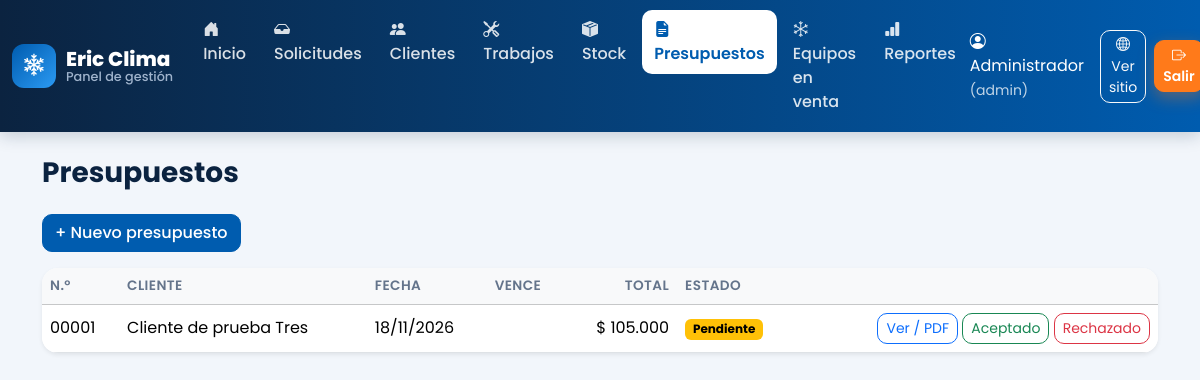
The page /admin/presupuestos.php (signed in) on the database its author committed.
### tables this page shows
CREATE TABLE presupuestos (
    id          INT AUTO_INCREMENT PRIMARY KEY,
    cliente_id  INT NOT NULL,
    fecha       DATE NOT NULL,
    vence       DATE NULL,
    total       DECIMAL(12,2) NOT NULL DEFAULT 0,
    estado      ENUM('pendiente','aceptado','rechazado','vencido') NOT NULL DEFAULT 'pendiente',
    CONSTRAINT fk_presupuestos_cliente FOREIGN KEY (cliente_id) REFERENCES clientes(id) ON DELETE RESTRICT
);

CREATE TABLE clientes (
    id          INT AUTO_INCREMENT PRIMARY KEY,
    nombre      VARCHAR(120) NOT NULL,
    telefono    VARCHAR(30)  NOT NULL,
    email       VARCHAR(120) NULL,
    direccion   VARCHAR(150) NOT NULL,
    localidad   VARCHAR(80)  NOT NULL DEFAULT 'Bahía Blanca',
    activo      TINYINT(1) NOT NULL DEFAULT 1,
    fecha_alta  DATETIME NOT NULL DEFAULT CURRENT_TIMESTAMP,
    INDEX idx_clientes_nombre (nombre),
    INDEX idx_clientes_telefono (telefono)
);

### web/app/auth.php (called while the page is built, shortened)
<?php
require_once __DIR__ . '/config.php';
function usuario_actual(): ?array
{
    return $_SESSION['usuario'] ?? null;
}

### web/app/config.php (called while the page is built, shortened)
<?php
function e($texto): string
{
    return htmlspecialchars((string)$texto, ENT_QUOTES, 'UTF-8');
}
function pesos($n): string
{
    return '$ ' . number_format((float)$n, 0, ',', '.');
}

### web/admin/presupuestos.php (the view, shortened to what this page needs)
<?php
require_once __DIR__ . '/../app/auth.php';
require_once __DIR__ . '/../app/layout.php';
$db = db();
$db->exec("UPDATE presupuestos SET estado = 'vencido' WHERE estado = 'pendiente' AND vence < CURDATE()");
$presupuestos = $db->query(
    'SELECT p.*, c.nombre AS cliente FROM presupuestos p JOIN clientes c ON c.id = p.cliente_id
     ORDER BY p.fecha DESC, p.id DESC')->fetchAll();
$clientes   = $db->query('SELECT id, nombre, direccion FROM clientes WHERE activo = 1 ORDER BY nombre')->fetchAll();
$servicios  = $db->query('SELECT nombre, precio_base AS precio FROM servicios ORDER BY nombre')->fetchAll();
$materiales = $db->query("SELECT CONCAT(nombre, ' (', unidad, ')') AS nombre, precio FROM materiales ORDER BY nombre")->fetchAll();
layout_inicio('Presupuestos', 'presupuestos');
?>
<?php if (isset($_GET['nuevo'])): ?>
    <form method="post" class="card card-body shadow-sm mb-4" id="form-presupuesto">
        <h2 class="h5">Nuevo presupuesto</h2>
        <?= csrf_campo() ?><input type="hidden" name="accion" value="nuevo">
        <div class="row g-3 mb-3">
            <div class="col-md-6">
                <label class="form-label">Cliente *</label>
                <select class="form-select" name="cliente_id" required>
                    <option value="">Elegí…</option>
                    <?php foreach ($clientes as $c): ?>
                        <option value="<?= $c['id'] ?>"><?= e($c['nombre'] . ' - ' . $c['direccion']) ?></option>
                    <?php endforeach; ?>
                </select>
            </div>
            <div class="col-md-3">
                <label class="form-label">Vence</label>
                <input class="form-control" type="date" name="vence">
                <div class="form-text">Vacío = 15 días.</div>
            </div>
            <div class="col-md-3">
                <label class="form-label">Agregar rápido</label>
                <select class="form-select" id="rapido">
                    <option value="">Servicio o material…</option>
                    <optgroup label="Servicios">
                        <?php foreach ($servicios as $s): ?><option data-precio="<?= (float)$s['precio'] ?>"><?= e($s['nombre']) ?></option><?php endforeach; ?>
                    </optgroup>
                    <optgroup label="Materiales">
                        <?php foreach ($materiales as $m): ?><option data-precio="<?= (float)$m['precio'] ?>"><?= e($m['nombre']) ?></option><?php endforeach; ?>
                    </optgroup>
                </select>
            </div>
        </div>
        <table class="table align-middle">
            <thead class="table-light"><tr><th>Descripción</th><th style="width:120px">Cantidad</th><th style="width:170px">Precio unit.</th><th style="width:150px" class="text-end">Subtotal</th><th style="width:50px"></th></tr></thead>
            <tbody id="items"></tbody>
        </table>
        <div class="d-flex justify-content-between align-items-center">
            <button type="button" class="btn btn-outline-primary btn-sm" id="agregar">+ Agregar renglón</button>
            <div class="fs-5 fw-bold">Total: <span id="total">$ 0</span></div>
        </div>
        <div class="mt-3">
            <button class="btn btn-marca">Guardar presupuesto</button>
            <a class="btn btn-link" href="presupuestos.php">Cancelar</a>
        </div>
    </form>
    <template id="fila">
        <tr>
            <td><input class="form-control form-control-sm" name="descripcion[]" maxlength="150"></td>
            <td><input class="form-control form-control-sm" name="cantidad[]" type="number" step="0.01" min="0" value="1"></td>
            <td><input class="form-control form-control-sm" name="precio[]" type="number" step="0.01" min="0"></td>
            <td class="text-end subtotal">$ 0</td>
            <td><button type="button" class="btn btn-sm btn-outline-danger quitar" title="Quitar">×</button></td>
        </tr>
    </template>
    <script>
    const tbody = document.getElementById('items');
    const plantilla = document.getElementById('fila');
    const formato = n => n.toLocaleString('es-AR', { style: 'currency', currency: 'ARS' });
    function agregarFila(desc = '', precio = '') {
        const fila = plantilla.content.cloneNode(true);
        fila.querySelector('[name="descripcion[]"]').value = desc;
        fila.querySelector('[name="precio[]"]').value = precio;
        tbody.appendChild(fila);
        recalcular();
    }
    function recalcular() {
        let total = 0;
        tbody.querySelectorAll('tr').forEach(tr => {
            const cant = parseFloat(tr.querySelector('[name="cantidad[]"]').value) || 0;
            const precio = parseFloat(tr.querySelector('[name="precio[]"]').value) || 0;
            tr.querySelector('.subtotal').textContent = formato(cant * precio);
            total += cant * precio;
        });
        document.getElementById('total').textContent = formato(total);
    }
    document.getElementById('agregar').onclick = () => agregarFila();
    tbody.addEventListener('input', recalcular);
    tbody.addEventListener('click', ev => {
        if (ev.target.classList.contains('quitar')) { ev.target.closest('tr').remove(); recalcular(); }
    });
    document.getElementById('rapido').onchange = ev => {
        const op = ev.target.selectedOptions[0];
        if (op.dataset.precio) agregarFila(op.textContent, op.dataset.precio);
        ev.target.value = '';
    };
    agregarFila();
    </script>
<?php else: ?>
    <a class="btn btn-marca mb-3" href="presupuestos.php?nuevo=1">+ Nuevo presupuesto</a>
<?php endif; ?>
<div class="card shadow-sm">
    <div class="table-responsive">
        <table class="table align-middle mb-0">
            <thead class="table-light"><tr><th>N.º</th><th>Cliente</th><th>Fecha</th><th>Vence</th><th class="text-end">Total</th><th>Estado</th><th></th></tr></thead>
            <tbody>
            <?php foreach ($presupuestos as $p): ?>
                <tr>
                    <td><?= str_pad($p['id'], 5, '0', STR_PAD_LEFT) ?></td>
                    <td><?= e($p['cliente']) ?></td>
                    <td><?= date('d/m/Y', strtotime($p['fecha'])) ?></td>
                    <td><?= $p['vence'] ? date('d/m/Y', strtotime($p['vence'])) : '' ?></td>
                    <td class="text-end"><?= pesos($p['total']) ?></td>
                    <td><?= badge_estado($p['estado']) ?></td>
                    <td class="text-end text-nowrap">
                        <a class="btn btn-sm btn-outline-primary" href="presupuesto.php?id=<?= $p['id'] ?>">Ver / PDF</a>
                        <?php if ($p['estado'] === 'pendiente'): ?>
                            <form method="post" class="d-inline">
                                <button class="btn btn-sm btn-outline-success" name="estado" value="aceptado">Aceptado</button>
                                <button class="btn btn-sm btn-outline-danger" name="estado" value="rechazado">Rechazado</button>
                            </form>
                        <?php endif; ?>
                    </td>
                </tr>
            <?php endforeach; ?>
            </tbody>
        </table>
    </div>
</div>
<?php layout_fin();

### web/app/layout.php (shortened to what this page needs)
<?php
function layout_inicio(string $titulo, string $activo = ''): void
{
    $u = usuario_actual();
    $menu = [
        'index'        => ['Inicio', 'bi-house-door-fill'],
        'solicitudes'  => ['Solicitudes', 'bi-inbox-fill'],
        'clientes'     => ['Clientes', 'bi-people-fill'],
        'trabajos'     => ['Trabajos', 'bi-tools'],
        'materiales'   => ['Stock', 'bi-box-seam-fill'],
        'presupuestos' => ['Presupuestos', 'bi-file-earmark-text-fill'],
        'equipos'      => ['Equipos en venta', 'bi-snow'],
    ];
    if (es_admin()) $menu['reportes'] = ['Reportes', 'bi-bar-chart-fill'];
    ?>
<!doctype html>
<html lang="es">
<head>
    <link href="https://cdn.jsdelivr.net/npm/bootstrap@5.3.3/dist/css/bootstrap.min.css" rel="stylesheet">
    <link href="https://cdn.jsdelivr.net/npm/bootstrap-icons@1.11.3/font/bootstrap-icons.min.css" rel="stylesheet">
    <link href="../assets/css/estilos.css" rel="stylesheet">
</head>
<body class="panel">
<nav class="navbar navbar-expand-xl navbar-dark panel-menu">
    <div class="container-fluid">
        <a class="navbar-brand marca-logo claro" href="index.php"><span class="logo-icono"><i class="bi bi-snow2"></i></span><span><b>Eric Clima</b><small>Panel de gestión</small></span></a>
        <div class="collapse navbar-collapse" id="menu">
            <ul class="navbar-nav me-auto">
                <?php foreach ($menu as $pagina => [$texto, $icono]): ?>
                    <li class="nav-item">
                        <a class="nav-link <?= $activo === $pagina ? 'active' : '' ?>" href="<?= $pagina ?>.php"><i class="bi <?= $icono ?>"></i><?= $texto ?></a>
                    </li>
                <?php endforeach; ?>
            </ul>
            <span class="navbar-text me-3 text-white"><i class="bi bi-person-circle"></i> <?= e($u['nombre']) ?> <small class="opacity-75">(<?= e($u['rol']) ?>)</small></span>
            <a class="btn btn-sm btn-outline-light me-2" href="../public/index.php" target="_blank"><i class="bi bi-globe2"></i> Ver sitio</a>
            <a class="btn btn-sm btn-acento" href="logout.php"><i class="bi bi-box-arrow-right"></i> Salir</a>
        </div>
    </div>
</nav>
<main class="container py-4">
    <h1 class="h3 mb-4"><?= e($titulo) ?></h1>
<?php
}
function layout_fin(): void
{
    ?>
</main>
</body>
</html>
<?php
}
function badge_estado(string $estado): string
{
    $colores = ['pendiente' => 'warning', 'agendado' => 'primary', 'realizado' => 'success', 'cancelado' => 'secondary',
                'contactado' => 'info', 'convertida' => 'success', 'descartada' => 'secondary',
                'aceptado' => 'success', 'rechazado' => 'danger', 'vencido' => 'secondary'];
    return '<span class="badge text-bg-' . ($colores[$estado] ?? 'light') . '">' . e(ucfirst($estado)) . '</span>';
}

### web/assets/css/estilos.css (style rules this page uses)
:root { --marca: #005caf; --marca-oscuro: #003f7d; --marca-noche: #0b2340; --marca-claro: #eaf3fc; --acento: #ff7a1a; --acento-oscuro: #e9650a; --verde-wa: #25d366; --texto: #1f2d3d; --gris: #64748b; --sombra: 0 10px 30px rgba(11, 35, 64, .08); --sombra-fuerte: 0 18px 40px rgba(11, 35, 64, .16); }
.btn-marca { background-color: var(--marca); border-color: var(--marca); color: #fff; font-weight: 500; }
.btn-acento { background: var(--acento); border-color: var(--acento); color: #fff; font-weight: 600; box-shadow: 0 6px 16px rgba(255, 122, 26, .35); }
.marca-logo { display: flex; align-items: center; gap: 10px; text-decoration: none; color: var(--marca-noche); line-height: 1.05; }
.marca-logo b { display: block; font-size: 1.25rem; font-weight: 800; }
.marca-logo small { display: block; font-size: .8rem; color: var(--gris); font-weight: 500; }
.marca-logo.claro { color: #fff; }
.marca-logo.claro small { color: #9fb3cc; }
.logo-icono { width: 44px; height: 44px; border-radius: 12px; background: linear-gradient(135deg, var(--marca), #2b9af3); color: #fff; display: inline-flex; align-items: center; justify-content: center; font-size: 1.4rem; }
.panel { font-family: 'Poppins', system-ui, sans-serif; background: #f2f6fb; }
.panel-menu { background: linear-gradient(90deg, var(--marca-noche), var(--marca)); box-shadow: 0 4px 16px rgba(11, 35, 64, .2); }
.panel-menu .nav-link { color: rgba(255, 255, 255, .85) !important; border-radius: 10px; padding: 8px 12px !important; margin: 2px; font-weight: 500; transition: background .15s; }
.panel-menu .nav-link.active { background: #fff; color: var(--marca) !important; font-weight: 600; }
.panel-menu .nav-link i { margin-right: 4px; }
.panel h1 { color: var(--marca-noche); font-weight: 700; }
.panel .card { border: 0; border-radius: 16px; overflow: hidden; }
.panel .table thead th { font-weight: 600; font-size: .85rem; text-transform: uppercase; letter-spacing: .03em; color: var(--gris); }
.panel .btn { border-radius: 10px; }

### rows shown on the page
presupuestos: id "00001", cliente.nombre "Cliente de prueba Tres", fecha "18/11/2026", total "$ 105.000", estado "Pendiente"

### other values the page prints
$texto "Inicio"
$texto "Solicitudes"
$texto "Clientes"
$texto "Trabajos"
$texto "Stock"
$texto "Presupuestos"
$texto "Equipos en venta"
$texto "Reportes"
$u['nombre'] "Administrador"
$u['rol'] "admin"
$titulo "Presupuestos"
